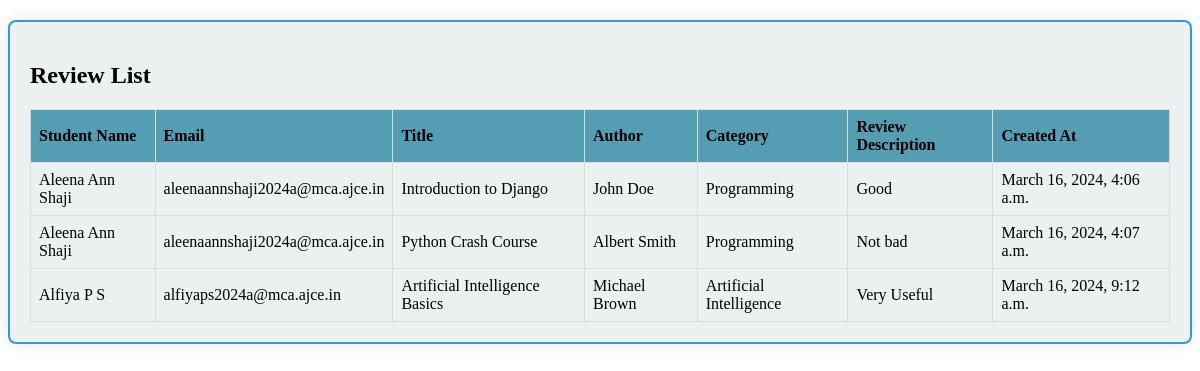
The page /adminhome/review_list/ on the database its author committed.
### libraryapp/models.py (models this page shows, shortened)
class Review(models.Model):
    borrowed_book = models.ForeignKey(BorrowedBook, on_delete=models.CASCADE, blank=True, null=True)
    description = models.TextField()
    created_at = models.DateTimeField(auto_now_add=True)

class BorrowedBook(models.Model):
    student = models.ForeignKey(Student, on_delete=models.CASCADE, blank=True, null=True)
    book = models.ForeignKey(Book, on_delete=models.CASCADE, blank=True, null=True)
    borrow_date = models.DateField(auto_now_add=True)
    return_date = models.DateField(null=True, blank=True)
    fine_amount = models.DecimalField(max_digits=8, decimal_places=2, default=0.00)

class Student(models.Model):
    name = models.CharField("Student Name", max_length=100)
    email = models.EmailField("Email id", unique=True)
    password = models.CharField("Password", max_length=10, default=get_random_string(length=12))  # Store hashed passwords in a real application
    p_id = models.ForeignKey(Program, on_delete=models.CASCADE, blank=True, null=True)
    d_id = models.ForeignKey(Department, on_delete=models.CASCADE, blank=True, null=True)
    user = models.OneToOneField(User, on_delete=models.CASCADE, related_name='student', blank=True, null=True)

class Book(models.Model):
    accno = models.CharField(max_length=10, primary_key=True, unique=True)
    callno = models.CharField(max_length=15, unique=True)
    title = models.CharField(max_length=255)
    author = models.CharField(max_length=255)
    year_of_published = models.PositiveIntegerField()
    isbn = models.CharField(max_length=12, unique=True)
    publisher = models.CharField(max_length=50)
    pages = models.PositiveIntegerField()
    category = models.CharField(max_length=100)
    available_books = models.PositiveIntegerField()
    quantity = models.PositiveIntegerField()
    is_active = models.BooleanField(default=True)

### libraryapp/views.py (the view)
# urls.py: path('adminhome/review_list/', views.review_list, name='review_list'),
def review_list(request):
    reviews = Review.objects.select_related('borrowed_book__student', 'borrowed_book__book').all()
    return render(request, 'review_list.html', {'reviews': reviews})

### templates/review_list.html (shortened to what this page needs)
<!DOCTYPE html>
<html lang="en">
<head>
</head>
<body>
    <div class="container">
    <h2>Review List</h2>
    <table>
        <thead>
            <tr>
                <th>Student Name</th>
                <th>Email</th>
                <th>Title</th>
                <th>Author</th>
                <th>Category</th>
                <th>Review Description</th>
                <th>Created At</th>
            </tr>
        </thead>
        <tbody>
            {% for review in reviews %}
            <tr>
                <td>{{ review.borrowed_book.student.name }}</td>
                <td>{{ review.borrowed_book.student.email }}</td>
                <td>{{ review.borrowed_book.book.title }}</td>
                <td>{{ review.borrowed_book.book.author }}</td>
                <td>{{ review.borrowed_book.book.category }}</td>
                <td>{{ review.description }}</td>
                <td>{{ review.created_at }}</td>
            </tr>
            {% endfor %}
        </tbody>
    </table></div>
</body>
</html>

### templates/review_list.html (style rules this page uses)
.container { max-width: 1500px; margin: 20px auto; border: 2px solid #3498db; border-radius: 8px; background-color: #ecf0f1; padding: 20px; box-shadow: 0 0 15px rgba(0, 0, 0, 0.1); }
.container table { width: 100%; border-collapse: collapse; margin-top: 20px; }
.container th, .container td { border: 1px solid #ddd; padding: 8px; text-align: left; }
.container th { background-color: #559db3; }

### rows shown on the page
Review: borrowed_book.student.name "Aleena Ann Shaji", borrowed_book.student.email "aleenaannshaji2024a@mca.ajce.in", borrowed_book.book "Introduction to Django", borrowed_book.book.author "John Doe", borrowed_book.book.category "Programming", description "Good", created_at "March 16, 2024, 4:06 a.m."
Review: borrowed_book.student.name "Aleena Ann Shaji", borrowed_book.student.email "aleenaannshaji2024a@mca.ajce.in", borrowed_book.book "Python Crash Course", borrowed_book.book.author "Albert Smith", borrowed_book.book.category "Programming", description "Not bad", created_at "March 16, 2024, 4:07 a.m."
Review: borrowed_book.student.name "Alfiya P S", borrowed_book.student.email "alfiyaps2024a@mca.ajce.in", borrowed_book.book "Artificial Intelligence Basics", borrowed_book.book.author "Michael Brown", borrowed_book.book.category "Artificial Intelligence", description "Very Useful", created_at "March 16, 2024, 9:12 a.m."
